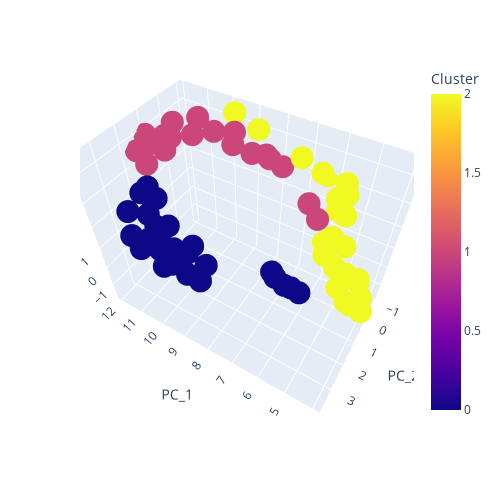

The cell this chart's notebook holds for it:
### Markdown cell above
### This clustering seems to detect two different annual-seasonal patterns and third cluster with more constant selling items with smaller-scale seasonality. Looks good.

### Code cell
# reshape the dataframe for dimensionality reduction
clusters_t_scaled = ts.reshape_df(df_w_clusters, ts_settings, scale= True)

# perform dimensionality reduction and plot the clustered data with labels
ts.plot_UMAP(clusters_t_scaled, df_w_clusters, ts_settings)

### Figure 1 — Plotly figure (JSON) as saved in the notebook; plotly's stock layout.template omitted (floating-point values rounded to 4 significant figures)
{"data": [{"customdata": [[2], [2], [2], [2], [2], [2], [2], [2], [2], [2], [2], [2], [2], [2], [2], [2], [2], [2], [2], [2], [2], [2], [2], [2], [2], [0], [0], [0], [0], [0], [0], [0], [0], [0], [0], [0], [0], [0], [0], [0], [0], [0], [0], [0], [0], [0], [0], [0], [0], [0], [1], [1], [1], [1], [1], [1], [1], [1], [1], [1], [1], [1], [1], [1], [1], [1], [1], [1], [1], [1]], "hovertemplate": "PC_1=%{x}<br>PC_2=%{y}<br>PC_3=%{z}<br>Cluster=%{marker.color}<extra></extra>", "legendgroup": "", "marker": {"color": [2, 2, 2, 2, 2, 2, 2, 2, 2, 2, 2, 2, 2, 2, 2, 2, 2, 2, 2, 2, 2, 2, 2, 2, 2, 0, 0, 0, 0, 0, 0, 0, 0, 0, 0, 0, 0, 0, 0, 0, 0, 0, 0, 0, 0, 0, 0, 0, 0, 0, 1, 1, 1, 1, 1, 1, 1, 1, 1, 1, 1, 1, 1, 1, 1, 1, 1, 1, 1, 1], "coloraxis": "coloraxis", "symbol": "circle"}, "mode": "markers", "name": "", "scene": "scene", "showlegend": false, "type": "scatter3d", "x": [5.289, 4.5, 4.153, 4.422, 4.871, 4.978, 4.009, 4.229, 4.328, 4.64, 7.269, 5.485, 5.548, 5.789, 5.108, 8.775, 6.405, 5.704, 5.515, 5.621, 9.621, 6.393, 5.414, 5.612, 5.762, 11.31, 10.43, 10.79, 10.51, 11.34, 6.918, 6.468, 5.893, 6.16, 6.632, 10.09, 9.442, 9.337, 9.681, 10.95, 10.48, 10.37, 10.2, 9.63, 10.84, 9.394, 8.849, 8.635, 8.654, 9.201, 9.468, 8.393, 8.742, 10.07, 11.13, 7.767, 6.145, 6.531, 8.056, 9.342, 10.98, 10.61, 10.49, 11.71, 11.86, 11.47, 11.04, 11.67, 11.89, 11.67], "y": [0.0226, -0.4957, 0.06372, -0.1756, 0.02596, 0.2873, 0.05134, -0.4519, -0.1851, 0.01265, -0.8417, 0.3361, 0.6428, 0.1647, 0.02472, -0.7227, -0.5095, -0.1447, -0.2637, -0.5561, -0.6659, -1.043, -0.408, -0.9195, -0.6278, 3.011, 3.586, 3.526, 2.939, 1.987, 1.507, 1.421, 1.473, 1.572, 1.84, 3.486, 3.721, 3.298, 3.448, 2.64, 2.766, 2.345, 3.055, 3.211, 2.178, 2.682, 3.404, 3.098, 2.71, 2.606, -0.27, -0.5664, -0.2556, -0.1064, 0.7945, -0.5234, 0.06361, -0.02521, -0.1731, -0.1881, 1.283, -0.02876, 0.4561, 0.751, 1.63, 1.545, 0.6897, 0.4854, 1.111, 1.496], "z": [0.3064, -0.4133, -0.5853, -0.1689, 0.2144, -0.3303, -1.351, -1.267, -1.69, -1.255, 3.56, 1.98, 1.413, 1.419, 1.459, 4.136, 3.535, 3.108, 3.144, 3.436, 4.496, 3.074, 2.321, 2.706, 2.214, 2.397, 1.715, 2.053, 2.621, 2.647, 0.5993, 0.08639, 0.1306, 0.3332, 0.8733, 2.255, 1.619, 2.067, 2.453, 3.057, 1.968, 1.669, 1.289, 1.065, 2.525, 1.223, 1.269, 0.7364, 1.1, 1.602, 3.598, 3.413, 3.537, 3.981, 3.904, 3.227, 2.197, 2.613, 3.644, 4.153, 3.781, 4.353, 4.036, 3.474, 3.64, 3.93, 4.425, 3.62, 3.939, 3.099]}], "layout": {"coloraxis": {"colorbar": {"title": {"text": "Cluster"}}, "colorscale": [[0, "#0d0887"], [0.1111, "#46039f"], [0.2222, "#7201a8"], [0.3333, "#9c179e"], [0.4444, "#bd3786"], [0.5556, "#d8576b"], [0.6667, "#ed7953"], [0.7778, "#fb9f3a"], [0.8889, "#fdca26"], [1, "#f0f921"]]}, "height": 500, "legend": {"tracegroupgap": 0}, "margin": {"t": 60}, "scene": {"aspectmode": "auto", "aspectratio": {"x": 1.282, "y": 0.775, "z": 1.006}, "camera": {"center": {"x": 0, "y": 0, "z": 0}, "eye": {"x": -0.758, "y": 1.255, "z": 1.593}, "projection": {"type": "perspective"}, "up": {"x": 0, "y": 0, "z": 1}}, "domain": {"x": [0, 1], "y": [0, 1]}, "xaxis": {"title": {"text": "PC_1"}, "type": "linear"}, "yaxis": {"title": {"text": "PC_2"}, "type": "linear"}, "zaxis": {"title": {"text": "PC_3"}, "type": "linear"}}, "width": 500}}
